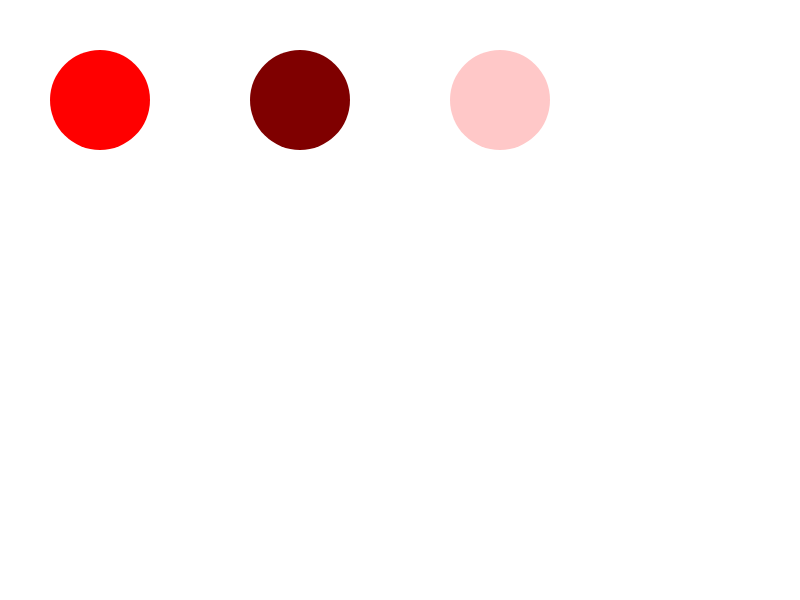
Frame 1 (no input)
Frame 60 (no input): identical to frame 1, image omitted
Frame 120 (the mouse pressed at the canvas centre since frame 60): identical to frame 1, image omitted

The p5.js sketch that drew this single still picture (run headless with seeded random() and noise() and a simulated clock; from frame 60 on, the mouse is pressed at the canvas centre):

// p5.js sketch
// ── sketch.js
// Learning Processing
// Daniel Shiffman
// http://www.learningprocessing.com

// Example 1-3: RGB Color
function setup() {
    createCanvas(displayWidth, displayHeight);
    noStroke();
}
  
  function draw() {
  
    background(255);
    
    // Bright red -> change my fill!
    fill(255,0,0);
    ellipse(100,100,100,100);
  
    // Dark red -> change my fill!
    fill(127,0,0);
    ellipse(300,100,100,100);
  
    // Pink (pale red) -> change my fill!
    fill(255,200,200);
    ellipse(500,100,100,100);
  }
